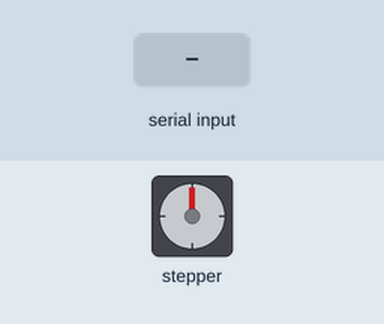
This sketch was run on a simulated Arduino Uno, built with avr-gcc and run on an emulated ATmega328P. Shown: stepper motor. The test bench sets the inputs (shaded band). Stepper angles assume 2048 steps per turn; what the sketch prints to the serial monitor is not drawn.

Above: at 1.2 s.
1.3 s: "90,45\n" received over Serial
At 1.75 s:
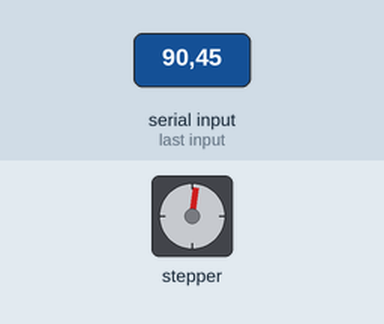
At 2.35 s:
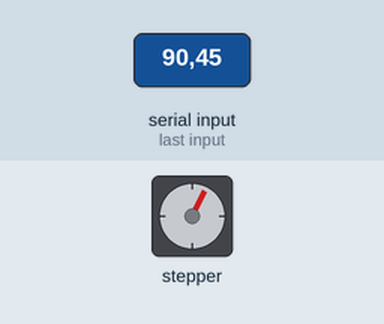
4.3 s: "30,150\n" received over Serial
At 6.09 s:
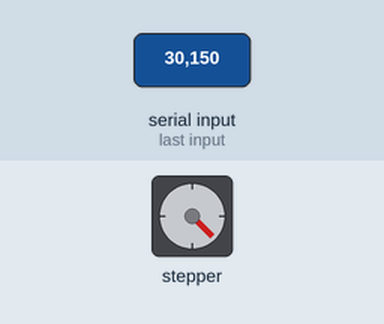
10.3 s: "200\n" received over Serial
Timing chart, 0 to 20.4 s (numbered marks = the images above; inputs shaded):
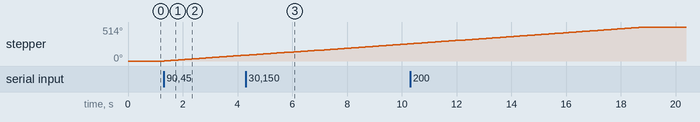

Measured:
- after the input at 1.3 s, stepper: keeps turning clockwise at about 30°/s, starting at once

The sketch:

tmp_userinput.ino
```cpp
#include <Stepper.h>

const int stepsPerRevolution = 2048;  // change this to fit the number of steps per revolution
// for your motor

// initialize the stepper library on pins 8 through 11:
Stepper Stepper1(stepsPerRevolution, 8, 10, 9, 11);

int stepCount = 0;         // number of steps the motor has taken
long target_deg = 0;
long target_steps = 0;

void setup() {
  // initialize the serial port:
  Stepper1.setSpeed(5);
  Serial.begin(9600);
}

void loop() {

  while (Serial.available() == 0) {
    // Wait for User to Input Data
  }
  target_deg = Serial.parseInt();
  target_steps = target_deg*stepsPerRevolution/360;
    Serial.println(target_steps);
  Serial.print(target_steps);
  // step one step:
    Stepper1.step(target_steps);
    Serial.print("steps:");
    Serial.println(target_steps);
    delay(84); // max number of things

}
```
